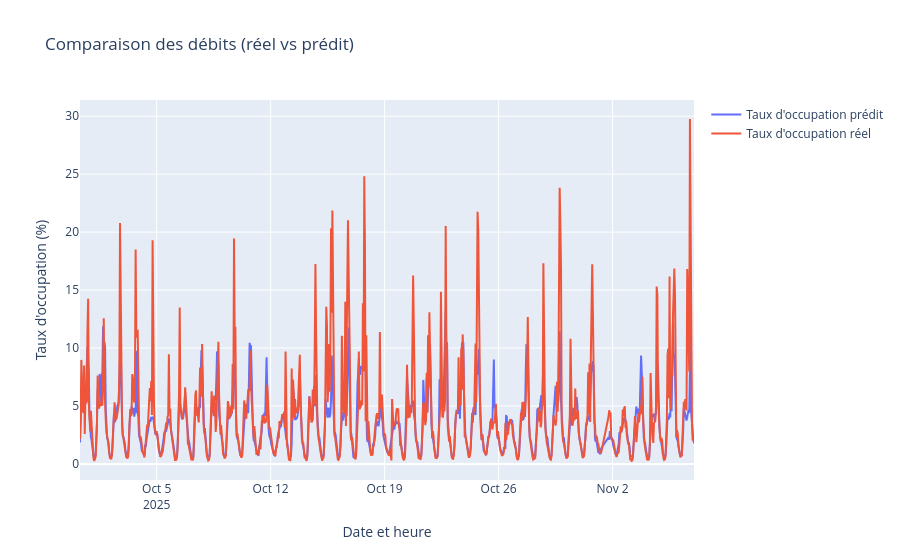

Notebook code cell kept with this figure:
### Code cell
time_index_occ = df_final.loc[X_test_occ.index, 'Date et heure de comptage']

fig = go.Figure()
fig.add_trace(go.Scatter(
    x=time_index_occ,
    y=y_pred_occ,
    mode='lines',
    name="Taux d'occupation prédit"
))
fig.add_trace(go.Scatter(
    x=time_index_occ,
    y=y_test_occ,
    mode='lines',
    name= "Taux d'occupation réel"
))

fig.update_layout(
    title="Comparaison des débits (réel vs prédit)",
    xaxis_title="Date et heure",
    yaxis_title="Taux d'occupation (%)",
    hovermode='x unified'
)

fig.show()

### Figure 1 — Plotly figure (JSON) as saved in the notebook; plotly's stock layout.template omitted (floating-point values rounded to 4 significant figures; data arrays with more than 128 entries replaced by an {"elided": "..."} marker saying what was removed)
{"data": [{"mode": "lines", "name": "Taux d'occupation prédit", "type": "scatter", "x": {"elided": "896 str values"}, "y": {"elided": "896 float values"}}, {"mode": "lines", "name": "Taux d'occupation réel", "type": "scatter", "x": {"elided": "896 str values"}, "y": {"elided": "896 float values"}}], "layout": {"hovermode": "x unified", "title": {"text": "Comparaison des débits (réel vs prédit)"}, "xaxis": {"title": {"text": "Date et heure"}}, "yaxis": {"title": {"text": "Taux d'occupation (%)"}}}}
